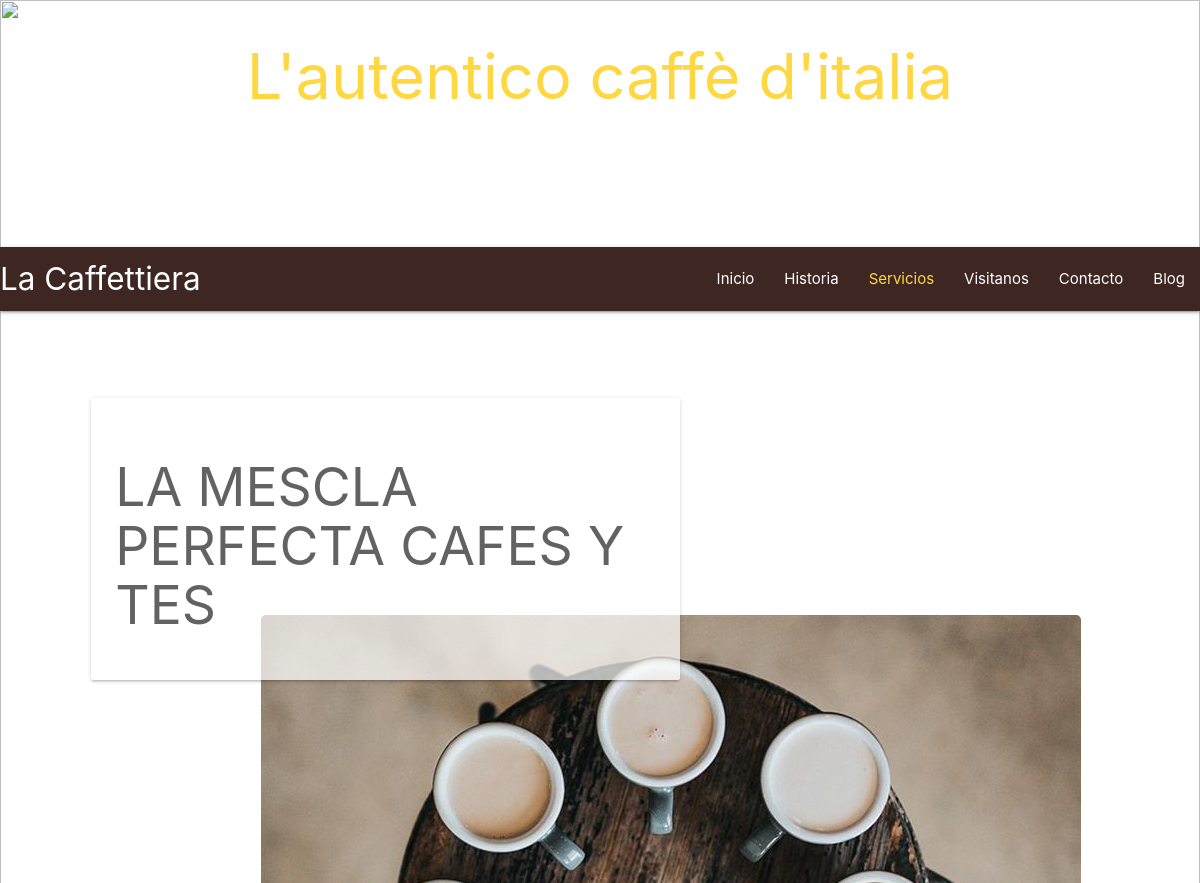
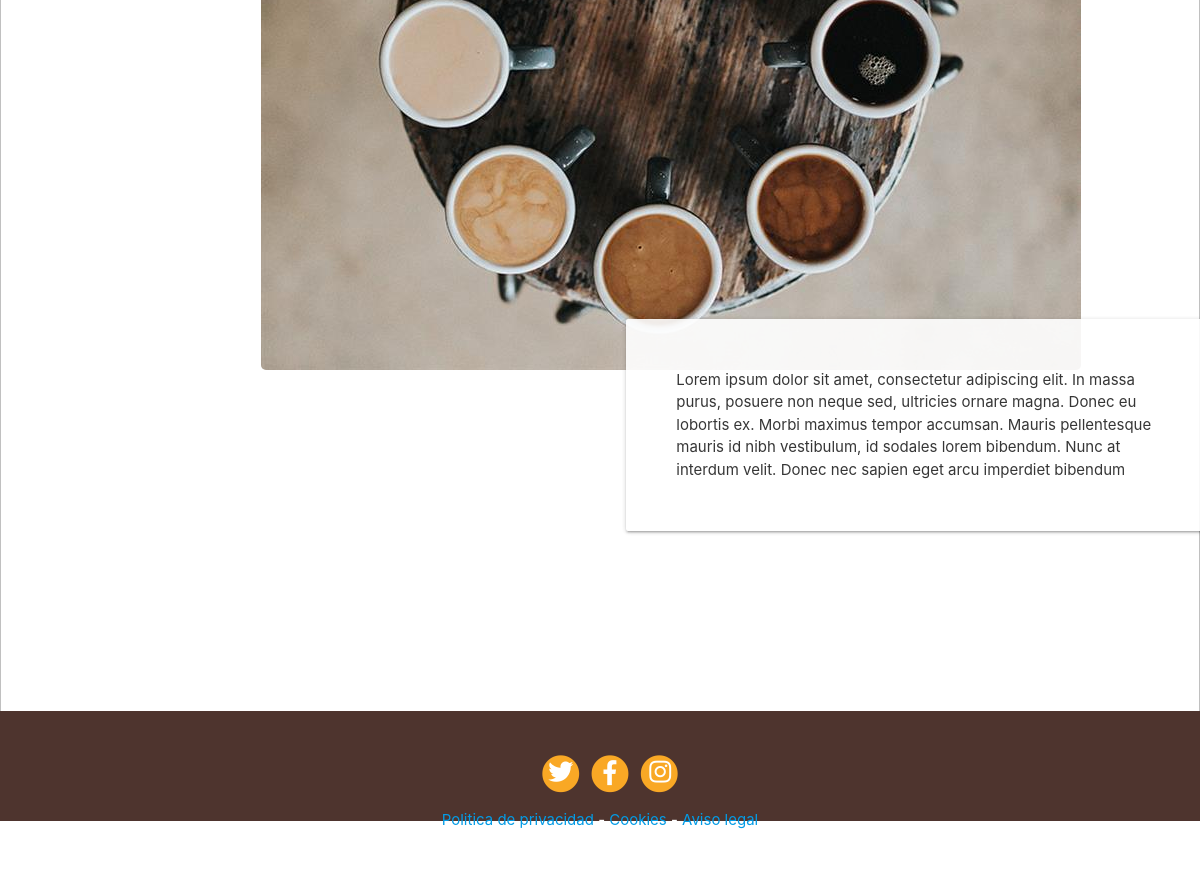
Page /services/ on the committed database (2 pictures, top to bottom).
### services/models.py (models this page shows, shortened)
class Service(models.Model):
    title = models.CharField(max_length=200, verbose_name="Titulo")
    subtitle = models.CharField(max_length=200, verbose_name="SubTitulo")
    content = models.TextField(verbose_name="Contenido")
    image = models.ImageField(verbose_name="Imagen", upload_to="services")
    created = models.DateTimeField(auto_now_add=True, verbose_name="Fecha de creacion")
    update = models.DateTimeField(auto_now=True, verbose_name="Fecha de edicion")
    class Meta:
        verbose_name = "servicio"
        verbose_name_plural = "servicios"
        ordering = ['-created']

### pages/models.py (models this page shows, shortened)
class Page(models.Model):
    title = models.CharField(verbose_name="Titulo", max_length=200)
    content = RichTextField(verbose_name="Contenido")
    order = models.SmallIntegerField(verbose_name="Orden", default=0)
    created = models.DateTimeField(auto_now_add=True, verbose_name="Fecha de creacion")
    update = models.DateTimeField(auto_now=True, verbose_name="Fecha de edicion")
    class Meta:
        verbose_name = 'pagina'
        verbose_name_plural = 'paginas'
        ordering = ['order', 'title']

### services/views.py (the view)
# urls.py: path('', views.services, name="services"),
def services(request):
    services = Service.objects.all()
    return render(request, "services/services.html", {'services': services})

### pages/templatetags/pages_extras.py (called while the page is built)
@register.simple_tag
def get_page_list():
    pages = Page.objects.all()
    return pages

### social/processors.py (called while the page is built)
def ctx_dict(request):
    ctx = {}
    links = Link.objects.all()
    for link in links:
        ctx[link.key] = link.url
    return ctx

### services/templates/services/services.html (shortened to what this page needs)
{% extends 'core/base.html' %}
{% load static %}
{% block content %}
{% for service in services %}
  <section class="row">
    <div class="col s12 m12 l12">
      <div class="card-panel services-title">
        <h2 class="section-heading">
          <span class="">{{service.subtitle}}</span>
          <span class="">{{service.title}}</span>
        </h2>
      </div>
      <img class="services-img" src="{{service.image.url}}" alt="">
      <div class="card-panel services-content">
        <p class="">
          {{service.content}}
        </p>
      </div>
    </div>
  </section>
{% endfor %}
{% endblock %}

### core/templates/core/base.html (shortened to what this page needs)
<!DOCTYPE html>
<html lang="en">
<head>
    {% load static %}
    <link
        rel="stylesheet"
        href="https://use.fontawesome.com/releases/v5.5.0/css/all.css"
>
    <link rel="stylesheet" href="{% static 'core/css/materialize.css' %}">
    <link rel="stylesheet" href="{% static 'core/css/base.css' %}">
</head>
<body>
    <div class="background-container">
        <img class="bg-img" src="{% static 'core/img/bg.jpg' %}" alt="">
        <section>
            <div class="row center position-title">
                <div class="col s12">
                    <h1 class="header amber-text text-accent-2">L'autentico caffè d'italia </h1>
                    <h2 class="white-text">La Caffettiera</h2>
                </div>
            </div>
            <nav>
                <div class="nav-wrapper brown darken-4">
                    <a href="{% url 'home' %}" class="brand-logo">La Caffettiera</a>
                    <ul class="right hide-on-med-and-down">
                        <li><a class="{% if request.path == '/' %} amber-text text-accent-2 {%endif%}" href="{% url 'home' %}">Inicio</a></li>
                        <li><a class="{% if request.path == '/about/' %} amber-text text-accent-2 {%endif%}" href="{% url 'about' %}">Historia</a></li>
                        <li><a class="{% if request.path == '/services/' %} amber-text text-accent-2 {%endif%}" href="{% url 'services' %}">Servicios</a></li>
                        <li><a class="{% if request.path == '/store/' %} amber-text text-accent-2 {%endif%}" href="{% url 'store' %}">Visitanos</a></li>
                        <li><a class="{% if request.path == '/contact/' %} amber-text text-accent-2 {%endif%}" href="{% url 'contact' %}">Contacto</a></li>
                        <li><a class="{% if request.path|slice:":6" == '/blog/' %} amber-text text-accent-2 {%endif%}" href="{% url 'blog' %}">Blog</a></li>
                    </ul>
                </div>
            </nav>
        </section>
        {% block content %}
        {% endblock content %}
        <footer class="page-footer position-footer brown darken-3">
            <div class="container">
                <div class="row">
                    <div class="col s12">
                        <p class="center">
                            {% if LINK_TWITTER %}
                            <a href="{{LINK_TWITTER}}" class="social-link">
                                <i class="fab fa-twitter  social-icon sitwitter"></i>
                                <i class="fas fa-circle social-icon-container"></i>
                            </a>
                            {% endif %}
                            {% if LINK_FACEBOOK %}
                            <a href="{{LINK_FACEBOOK}}" class="social-link">
                                <i class="fab fa-facebook-f  social-icon sifacebook"></i>
                                <i class="fas fa-circle social-icon-container"></i>
                            </a>
                            {% endif %}
                            {% if LINK_INSTAGRAM %}
                            <a href="{{LINK_INSTAGRAM}}" class="social-link">
                                <i class="fab fa-instagram  social-icon siinstagram"></i>
                                <i class="fas fa-circle social-icon-container"></i>
                            </a>
                            {% endif %}
                        </p>
                        <p class="center">
                            {% load pages_extras %}
                            {% get_page_list as page_list %}
                            {% for page in page_list%}
                                <a href="{% url 'page' page.id page.title|slugify %}" class="link">{{page.title}}</a> {% if not forloop.last %}-{% endif %}
                            {% endfor %}
                        </p>
                        <p class="center">La Caffettiera 2018</p>
                    </div>
                </div>
            </div>
        </footer>
    </div>
</body>
</html>

### core/static/core/css/base.css (style rules this page uses)
.background-container { position: relative; }
.bg-img { position: absolute; z-index: -5; width: 100%; height: 100%; }
.position-footer { margin-top: 100px; padding: 0; height: 110px; }
.position-title { position: relative; top: 0; }
.services-title { width: 50%; position: relative; top: 80px; left: 80px; opacity: 0.7; }
.services-img { position: relative; left: 250px; z-index: -1; border-radius: 5px; }
.services-content { width: 50%; position: relative; left: 615px; top: -65px; padding: 35px 50px; opacity: 0.9; }
.social-link { display: inline-block; width: 45px; }
.social-icon { color: white; position: relative; z-index: 1; font-size: 25px; }
.sitwitter { left: 10px; top: 33px; }
.sifacebook { left: 10px; top: 34px }
.siinstagram { left: 11px; top: 33px; }
.social-icon-container { color: #f9a825; position: relative; left: 10px; font-size: 38px; }

### rows in the picture
Service: subtitle "LA MESCLA PERFECTA", title "CAFES Y TES", image (picture), content "Lorem ipsum dolor sit amet, consectetur adipiscing elit. In massa purus, posuere non neque sed, ultricies ornare magna. Donec eu lobortis ex. Morbi maximus tempor accumsan. Mauris pellentesque mauris id nibh vestibulum, id sodales lorem bibendum. Nunc at interdum velit. Donec nec sapien eget arcu imperdiet bibendum"
Page: title "Politica de privacidad"
Page: title "Cookies"
Page: title "Aviso legal"
